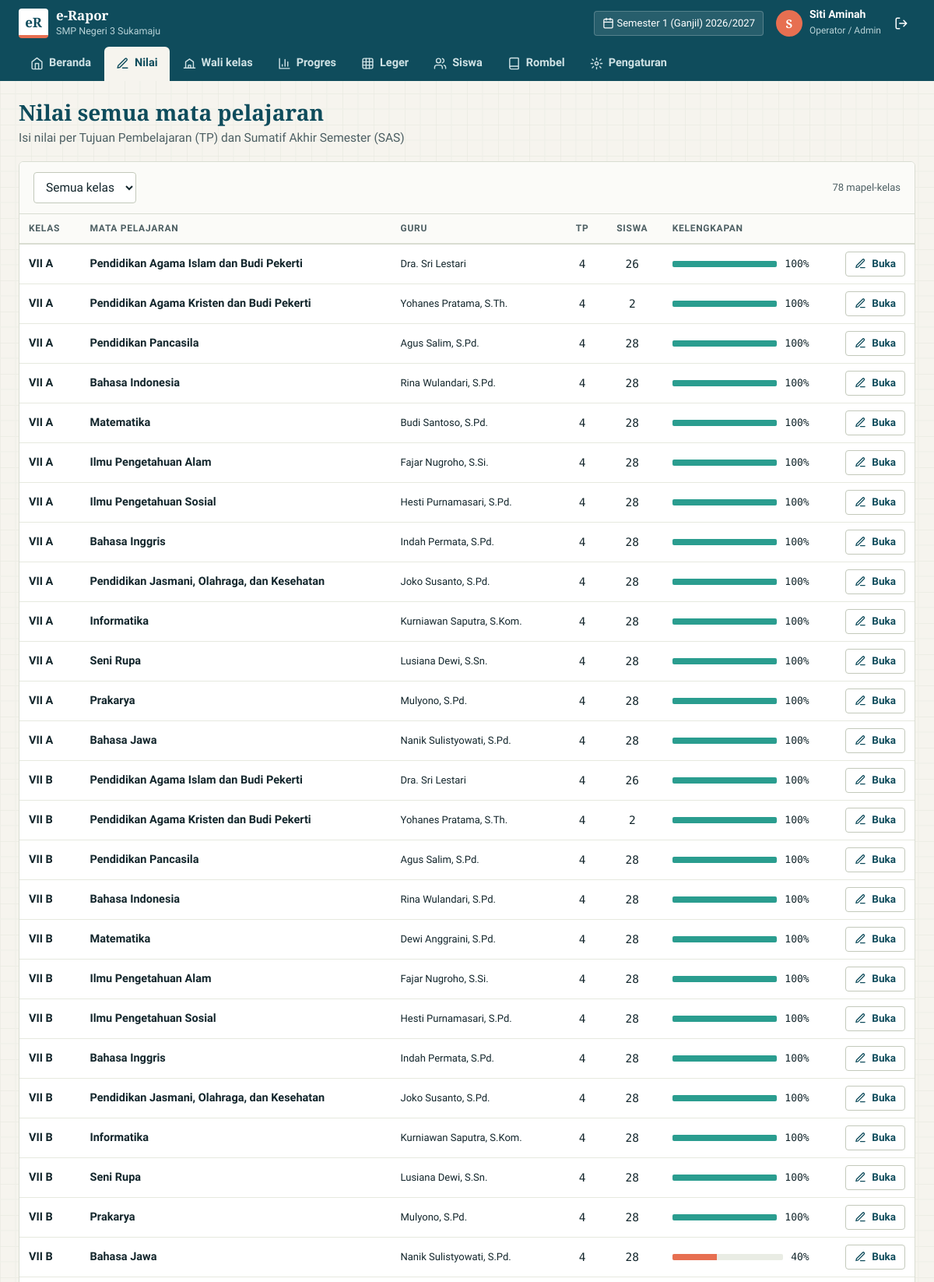
Page /index.php?page=nilai (signed in, upper part) on the committed database.
### tables this page shows
CREATE TABLE `pengaturan` (
  `id` TINYINT PRIMARY KEY,
  `nama_sekolah` VARCHAR(120) NOT NULL,
  `npsn` VARCHAR(12) NOT NULL DEFAULT '',
  `jenjang` ENUM('SD','SMP','SMA','SMK') NOT NULL DEFAULT 'SMP',
  `alamat` VARCHAR(200) NOT NULL DEFAULT '',
  `kelurahan` VARCHAR(60) NOT NULL DEFAULT '',
  `kecamatan` VARCHAR(60) NOT NULL DEFAULT '',
  `kabupaten` VARCHAR(60) NOT NULL DEFAULT '',
  `provinsi` VARCHAR(60) NOT NULL DEFAULT '',
  `kode_pos` VARCHAR(10) NOT NULL DEFAULT '',
  `telepon` VARCHAR(30) NOT NULL DEFAULT '',
  `email` VARCHAR(100) NOT NULL DEFAULT '',
  `website` VARCHAR(100) NOT NULL DEFAULT '',
  `kepala_sekolah` VARCHAR(100) NOT NULL DEFAULT '',
  `nip_kepsek` VARCHAR(25) NOT NULL DEFAULT '',
  `tempat_rapor` VARCHAR(60) NOT NULL DEFAULT '',
  `kktp` TINYINT NOT NULL DEFAULT 75,
  `bobot_tp` TINYINT NOT NULL DEFAULT 50,
  `periode_id` INT NOT NULL,
  `kunci_nilai` TINYINT(1) NOT NULL DEFAULT 0,
  `rapor_terbit` TINYINT(1) NOT NULL DEFAULT 0
);

CREATE TABLE `periode` (
  `id` INT AUTO_INCREMENT PRIMARY KEY,
  `tahun_ajaran` VARCHAR(9) NOT NULL,
  `semester` TINYINT NOT NULL,
  `tgl_rapor` DATE NOT NULL,
  UNIQUE KEY `uq_periode` (`tahun_ajaran`, `semester`)
);

CREATE TABLE `pengguna` (
  `id` INT AUTO_INCREMENT PRIMARY KEY,
  `nama` VARCHAR(100) NOT NULL,
  `nip` VARCHAR(25) NOT NULL DEFAULT '',
  `username` VARCHAR(40) NOT NULL UNIQUE,
  `password` VARCHAR(255) NOT NULL,
  `role` ENUM('admin','guru','kepsek') NOT NULL DEFAULT 'guru',
  `aktif` TINYINT(1) NOT NULL DEFAULT 1,
  `created_at` DATETIME NOT NULL
);

CREATE TABLE `pembelajaran` (
  `id` INT AUTO_INCREMENT PRIMARY KEY,
  `rombel_id` INT NOT NULL,
  `mapel_id` INT NOT NULL,
  `guru_id` INT DEFAULT NULL,
  `kktp` TINYINT DEFAULT NULL,
  UNIQUE KEY `uq_pembelajaran` (`rombel_id`, `mapel_id`),
  FOREIGN KEY (`rombel_id`) REFERENCES `rombel`(`id`) ON DELETE CASCADE,
  FOREIGN KEY (`mapel_id`) REFERENCES `mapel`(`id`) ON DELETE CASCADE,
  FOREIGN KEY (`guru_id`) REFERENCES `pengguna`(`id`) ON DELETE SET NULL
);

CREATE TABLE `rombel` (
  `id` INT AUTO_INCREMENT PRIMARY KEY,
  `periode_id` INT NOT NULL,
  `nama` VARCHAR(20) NOT NULL,
  `tingkat` TINYINT NOT NULL,
  `fase` CHAR(1) NOT NULL DEFAULT 'D',
  `wali_id` INT DEFAULT NULL,
  UNIQUE KEY `uq_rombel` (`periode_id`, `nama`),
  FOREIGN KEY (`periode_id`) REFERENCES `periode`(`id`) ON DELETE CASCADE,
  FOREIGN KEY (`wali_id`) REFERENCES `pengguna`(`id`) ON DELETE SET NULL
);

CREATE TABLE `mapel` (
  `id` INT AUTO_INCREMENT PRIMARY KEY,
  `kode` VARCHAR(12) NOT NULL UNIQUE,
  `nama` VARCHAR(100) NOT NULL,
  `kelompok` ENUM('umum','mulok') NOT NULL DEFAULT 'umum',
  `agama` VARCHAR(10) DEFAULT NULL,
  `urutan` TINYINT NOT NULL DEFAULT 0
);

### index.php (called while the page is built, shortened)
<?php
require __DIR__ . '/includes/bootstrap.php';
$publik = ['login', 'cek'];
$routes = [
    'login'          => 'pages/login.php',
    'logout'         => 'pages/logout.php',
    'cek'            => 'pages/cek.php',
    'dashboard'      => 'pages/dashboard.php',
    'nilai'          => 'pages/nilai/index.php',
    'nilai.input'    => 'pages/nilai/input.php',
    'nilai.aksi'     => 'pages/nilai/aksi.php',
    'nilai.csv'      => 'pages/nilai/csv.php',
    'wali'           => 'pages/wali/index.php',
    'wali.aksi'      => 'pages/wali/aksi.php',
    'leger'          => 'pages/leger.php',
    'rapor'          => 'pages/rapor.php',
    'progres'        => 'pages/progres.php',
    'siswa'          => 'pages/siswa/index.php',
    'siswa.form'     => 'pages/siswa/form.php',
    'siswa.aksi'     => 'pages/siswa/aksi.php',
    'siswa.impor'    => 'pages/siswa/impor.php',
    'rombel'         => 'pages/rombel/index.php',
    'rombel.detail'  => 'pages/rombel/detail.php',
    'rombel.aksi'    => 'pages/rombel/aksi.php',
    'guru'           => 'pages/guru.php',
    'mapel'          => 'pages/mapel.php',
    'ekskul'         => 'pages/ekskul.php',
    'periode'        => 'pages/periode.php',
    'pengaturan'     => 'pages/pengaturan.php',
    'profil'         => 'pages/profil.php',
];
$page = $_GET['page'] ?? (user() ? 'dashboard' : 'login');
if (!in_array($page, $publik, true)) require_login();
require __DIR__ . '/' . $routes[$page];

### pages/nilai/index.php (the view, shortened to what this page needs)
<?php
$per = periode_aktif();
$fr = (int) ($_GET['rombel'] ?? 0);
$data = progres_pembelajaran(is_admin() ? null : user()['id'], $fr ?: null);
$kelasBar = fn($p) => $p >= 100 ? '' : ($p >= 60 ? 'sedang' : 'kurang');
$title = is_admin() ? 'Nilai semua mata pelajaran' : 'Nilai saya';
$sub = 'Isi nilai per Tujuan Pembelajaran (TP) dan Sumatif Akhir Semester (SAS)';
require __DIR__ . '/../../includes/header.php';
?>
<div class="kartu rata">
  <?php if (is_admin()): ?>
  <form class="kartu-kepala filter" data-auto>
    <select class="input" name="rombel"><option value="">Semua kelas</option></select>
    <span class="kecil muted"><?= count($data) ?> mapel-kelas</span>
  </form>
  <?php endif; ?>
  <div class="tabel-wrap"><table class="tabel">
    <thead><tr><th>Kelas</th><th>Mata pelajaran</th><?php if (is_admin()): ?><th>Guru</th><?php endif; ?><th class="tengah">TP</th><th class="tengah">Siswa</th><th style="width:200px">Kelengkapan</th><th></th></tr></thead>
    <tbody>
    <?php foreach ($data as $r): $p = persen_progres($r); ?>
      <tr>
        <td class="tebal"><?= e($r['rombel']) ?></td>
        <td><a class="nama" href="<?= url('nilai.input', ['id' => $r['id']]) ?>"><?= e($r['mapel']) ?></a></td>
        <?php if (is_admin()): ?><td class="kecil"><?= e($r['guru'] ?: '-') ?></td><?php endif; ?>
        <td class="tengah mono"><?= (int) $r['jml_tp'] ?></td>
        <td class="tengah mono"><?= (int) $r['jml_siswa'] ?></td>
        <td><div class="baris" style="flex-wrap:nowrap"><div class="bar grow <?= $kelasBar($p) ?>"><i style="width:<?= $p ?>%"></i></div><span class="mono kecil"><?= $p ?>%</span></div></td>
        <td class="kanan"><a class="btn putih kecil" href="<?= url('nilai.input', ['id' => $r['id']]) ?>"><?= icon('pena', 15) ?> Buka</a></td>
      </tr>
    <?php endforeach; ?>
    </tbody>
  </table>
  <?php if (!$data): ?><div class="kosong">Belum ada pembelajaran. <?= is_admin() ? 'Atur pembagian guru di menu Rombel.' : 'Hubungi operator sekolah.' ?></div><?php endif; ?></div>
</div>
<?php require __DIR__ . '/../../includes/footer.php'; ?>

### includes/header.php (shortened to what this page needs)
<?php
$_s = setting();
$_p = periode_aktif();
$_menu = [['dashboard', 'Beranda', 'home']];
if (role() === 'guru' || is_admin()) $_menu[] = ['nilai', is_admin() ? 'Nilai' : 'Nilai saya', 'pena'];
if (rombel_wali() || lihat_semua()) $_menu[] = ['wali', lihat_semua() ? 'Wali kelas' : 'Kelas saya', 'kelas'];
if (lihat_semua()) { $_menu[] = ['progres', 'Progres', 'grafik']; $_menu[] = ['leger', 'Leger', 'grid']; }
if (is_admin()) {
    $_menu[] = ['siswa', 'Siswa', 'users'];
    $_menu[] = ['rombel', 'Rombel', 'buku'];
    $_menu[] = ['pengaturan', 'Pengaturan', 'setel'];
}
$_cur = explode('.', $_GET['page'] ?? 'dashboard')[0];
?>
<!DOCTYPE html>
<html lang="id">
<head>
<link rel="stylesheet" href="assets/css/style.css">
</head>
<body>
<header class="atas no-print">
  <div class="atas-baris">
    <a class="merek" href="<?= url('dashboard') ?>">
      <span class="logo">eR</span>
      <span><b>e-Rapor</b><small><?= e($_s['nama_sekolah']) ?></small></span>
    </a>
    <div class="periode-chip" title="Periode aktif"><?= icon('kalender', 15) ?> <?= e(label_periode($_p)) ?><?php if ($_s['kunci_nilai']): ?> · <span class="kunci"><?= icon('kunci', 13) ?> nilai dikunci</span><?php endif; ?></div>
    <div class="akun">
      <a href="<?= url('profil') ?>" class="akun-nama"><span class="av"><?= e(mb_strtoupper(mb_substr(user()['nama'], 0, 1))) ?></span><span><b><?= e(explode(',', user()['nama'])[0]) ?></b><small><?= e(LABEL_ROLE[role()] ?? role()) ?><?= rombel_wali() ? ' · Wali ' . e(implode(', ', array_column(rombel_wali(), 'nama'))) : '' ?></small></span></a>
      <a class="ibtn" href="<?= url('logout') ?>" title="Keluar" aria-label="Keluar"><?= icon('keluar') ?></a>
    </div>
  </div>
  <nav class="tab-atas" aria-label="Menu utama">
    <?php foreach ($_menu as [$_k, $_l, $_i]): ?>
      <a href="<?= url($_k) ?>" class="<?= $_cur === $_k ? 'aktif' : '' ?>"><?= icon($_i, 17) ?> <?= e($_l) ?></a>
    <?php endforeach; ?>
  </nav>
</header>
<main class="isi">
  <div class="judul-hal">
    <div>
      <h1><?= e($title ?? 'Beranda') ?></h1>
      <?php if (!empty($sub)): ?><p><?= $sub ?></p><?php endif; ?>
    </div>
  </div>

### includes/bootstrap.php (shortened to what this page needs)
<?php
function db(): PDO
{
    static $pdo = null;
    if ($pdo === null) {
        $c = require __DIR__ . '/../config/database.php';
        $dsn = "mysql:host={$c['host']};port={$c['port']};dbname={$c['database']};charset=utf8mb4";
        try {
            $pdo = new PDO($dsn, $c['username'], $c['password'], [
                PDO::ATTR_ERRMODE => PDO::ERRMODE_EXCEPTION,
                PDO::ATTR_DEFAULT_FETCH_MODE => PDO::FETCH_ASSOC,
            ]);
        } catch (PDOException $e) {
            die('<h3>Koneksi database gagal.</h3><p>Cek <b>config/database.php</b> dan pastikan database <b>'
                . htmlspecialchars($c['database']) . '</b> sudah di-import dari folder <b>database/</b>.</p>');
        }
    }
    return $pdo;
}
function q(string $sql, array $params = []): PDOStatement
{
    $st = db()->prepare($sql);
    $st->execute($params);
    return $st;
}
function e($v): string
{
    return htmlspecialchars((string) $v, ENT_QUOTES, 'UTF-8');
}
function url(string $page = 'dashboard', array $params = []): string
{
    return 'index.php?' . http_build_query(['page' => $page] + $params);
}
function user(): ?array
{
    return $_SESSION['user'] ?? null;
}
function require_login(): void
{
    $u = q('SELECT id, nama, username, role, aktif FROM pengguna WHERE id = ?', [user()['id']])->fetch();
}
function role(): string
{
    return user()['role'] ?? '';
}
function is_admin(): bool
{
    return role() === 'admin';
}
function setting(): array
{
    static $s = null;
    return $s ??= q('SELECT * FROM pengaturan WHERE id = 1')->fetch() ?: [];
}
function periode_aktif(): array
{
    static $p = null;
    return $p ??= q('SELECT * FROM periode WHERE id = ?', [setting()['periode_id']])->fetch() ?: ['id' => 0, 'tahun_ajaran' => '-', 'semester' => 1, 'tgl_rapor' => date('Y-m-d')];
}
function label_periode(array $p): string
{
    return 'Semester ' . ($p['semester'] == 1 ? '1 (Ganjil)' : '2 (Genap)') . ' ' . $p['tahun_ajaran'];
}
function progres_pembelajaran(?int $guruId = null, ?int $rombelId = null): array
{
    $w = ['r.periode_id = ?'];
    $p = [periode_aktif()['id']];
    return q("SELECT pb.id, pb.rombel_id, r.nama rombel, r.tingkat, m.nama mapel, m.kode, u.nama guru,
                (SELECT COUNT(*) FROM tp WHERE tp.pembelajaran_id = pb.id) jml_tp,
                (SELECT COUNT(*) FROM anggota_rombel a JOIN siswa s ON s.id = a.siswa_id WHERE a.rombel_id = pb.rombel_id AND (m.agama IS NULL OR s.agama = m.agama)) jml_siswa,
                (SELECT COUNT(*) FROM nilai_sas ns JOIN anggota_rombel a ON a.siswa_id = ns.siswa_id AND a.rombel_id = pb.rombel_id
                  WHERE ns.pembelajaran_id = pb.id AND ns.nilai IS NOT NULL) jml_sas,
                (SELECT COUNT(*) FROM nilai_tp nt JOIN tp ON tp.id = nt.tp_id JOIN anggota_rombel a ON a.siswa_id = nt.siswa_id AND a.rombel_id = pb.rombel_id
                  WHERE tp.pembelajaran_id = pb.id) jml_ntp
              FROM pembelajaran pb JOIN rombel r ON r.id = pb.rombel_id JOIN mapel m ON m.id = pb.mapel_id LEFT JOIN pengguna u ON u.id = pb.guru_id
              WHERE " . implode(' AND ', $w) . " ORDER BY r.tingkat, r.nama, m.urutan", $p)->fetchAll();
}
function persen_progres(array $r): int
{
    $butuh = (int) $r['jml_siswa'] * ((int) $r['jml_tp'] + 1);
    return (int) min(100, round(((int) $r['jml_ntp'] + (int) $r['jml_sas']) / $butuh * 100));
}
function icon(string $name, int $size = 18): string
{
    return '<svg class="ic" width="' . $size . '" height="' . $size . '" viewBox="0 0 24 24" fill="none" stroke="currentColor" stroke-width="2" stroke-linecap="round" stroke-linejoin="round" aria-hidden="true">' . ($p[$name] ?? $p['info']) . '</svg>';
}

### rows in the picture
pengaturan: nama_sekolah "SMP Negeri 3 Sukamaju"
periode: label_periode($_p) "Semester 1 (Ganjil) 2026/2027"
pengguna: nama "S", nama "Siti Aminah", role "Operator / Admin", role "Nilai semua mata pelajaran"
pembelajaran: rombel.nama "VII A", mapel.nama "Pendidikan Agama Islam dan Budi Pekerti", guru.nama "Dra. Sri Lestari", jml_tp "4", jml_siswa "26", p "100", $size 15 (drawn)
pembelajaran: rombel.nama "VII A", mapel.nama "Pendidikan Agama Kristen dan Budi Pekerti", guru.nama "Yohanes Pratama, S.Th.", jml_tp "4", jml_siswa "2", p "100", $size 15 (drawn)
pembelajaran: rombel.nama "VII A", mapel.nama "Pendidikan Pancasila", guru.nama "Agus Salim, S.Pd.", jml_tp "4", jml_siswa "28", p "100", $size 15 (drawn)
pembelajaran: rombel.nama "VII A", mapel.nama "Bahasa Indonesia", guru.nama "Rina Wulandari, S.Pd.", jml_tp "4", jml_siswa "28", p "100", $size 15 (drawn)
pembelajaran: rombel.nama "VII A", mapel.nama "Matematika", guru.nama "Budi Santoso, S.Pd.", jml_tp "4", jml_siswa "28", p "100", $size 15 (drawn)
pembelajaran: rombel.nama "VII A", mapel.nama "Ilmu Pengetahuan Alam", guru.nama "Fajar Nugroho, S.Si.", jml_tp "4", jml_siswa "28", p "100", $size 15 (drawn)
pembelajaran: rombel.nama "VII A", mapel.nama "Ilmu Pengetahuan Sosial", guru.nama "Hesti Purnamasari, S.Pd.", jml_tp "4", jml_siswa "28", p "100", $size 15 (drawn)
pembelajaran: rombel.nama "VII A", mapel.nama "Bahasa Inggris", guru.nama "Indah Permata, S.Pd.", jml_tp "4", jml_siswa "28", p "100", $size 15 (drawn)
pembelajaran: rombel.nama "VII A", mapel.nama "Pendidikan Jasmani, Olahraga, dan Kesehatan", guru.nama "Joko Susanto, S.Pd.", jml_tp "4", jml_siswa "28", p "100", $size 15 (drawn)
pembelajaran: rombel.nama "VII A", mapel.nama "Informatika", guru.nama "Kurniawan Saputra, S.Kom.", jml_tp "4", jml_siswa "28", p "100", $size 15 (drawn)
pembelajaran: rombel.nama "VII A", mapel.nama "Seni Rupa", guru.nama "Lusiana Dewi, S.Sn.", jml_tp "4", jml_siswa "28", p "100", $size 15 (drawn)
pembelajaran: rombel.nama "VII A", mapel.nama "Prakarya", guru.nama "Mulyono, S.Pd.", jml_tp "4", jml_siswa "28", p "100", $size 15 (drawn)
pembelajaran: rombel.nama "VII A", mapel.nama "Bahasa Jawa", guru.nama "Nanik Sulistyowati, S.Pd.", jml_tp "4", jml_siswa "28", p "100", $size 15 (drawn)
pembelajaran: rombel.nama "VII B", mapel.nama "Pendidikan Agama Islam dan Budi Pekerti", guru.nama "Dra. Sri Lestari", jml_tp "4", jml_siswa "26", p "100", $size 15 (drawn)
pembelajaran: rombel.nama "VII B", mapel.nama "Pendidikan Agama Kristen dan Budi Pekerti", guru.nama "Yohanes Pratama, S.Th.", jml_tp "4", jml_siswa "2", p "100", $size 15 (drawn)
pembelajaran: rombel.nama "VII B", mapel.nama "Pendidikan Pancasila", guru.nama "Agus Salim, S.Pd.", jml_tp "4", jml_siswa "28", p "100", $size 15 (drawn)
pembelajaran: rombel.nama "VII B", mapel.nama "Bahasa Indonesia", guru.nama "Rina Wulandari, S.Pd.", jml_tp "4", jml_siswa "28", p "100", $size 15 (drawn)
pembelajaran: rombel.nama "VII B", mapel.nama "Matematika", guru.nama "Dewi Anggraini, S.Pd.", jml_tp "4", jml_siswa "28", p "100", $size 15 (drawn)
pembelajaran: rombel.nama "VII B", mapel.nama "Ilmu Pengetahuan Alam", guru.nama "Fajar Nugroho, S.Si.", jml_tp "4", jml_siswa "28", p "100", $size 15 (drawn)
pembelajaran: rombel.nama "VII B", mapel.nama "Ilmu Pengetahuan Sosial", guru.nama "Hesti Purnamasari, S.Pd.", jml_tp "4", jml_siswa "28", p "100", $size 15 (drawn)
pembelajaran: rombel.nama "VII B", mapel.nama "Bahasa Inggris", guru.nama "Indah Permata, S.Pd.", jml_tp "4", jml_siswa "28", p "100", $size 15 (drawn)
pembelajaran: rombel.nama "VII B", mapel.nama "Pendidikan Jasmani, Olahraga, dan Kesehatan", guru.nama "Joko Susanto, S.Pd.", jml_tp "4", jml_siswa "28", p "100", $size 15 (drawn)
pembelajaran: rombel.nama "VII B", mapel.nama "Informatika", guru.nama "Kurniawan Saputra, S.Kom.", jml_tp "4", jml_siswa "28", p "100", $size 15 (drawn)
pembelajaran: rombel.nama "VII B", mapel.nama "Seni Rupa", guru.nama "Lusiana Dewi, S.Sn.", jml_tp "4", jml_siswa "28", p "100", $size 15 (drawn)
pembelajaran: rombel.nama "VII B", mapel.nama "Prakarya", guru.nama "Mulyono, S.Pd.", jml_tp "4", jml_siswa "28", p "100", $size 15 (drawn)
pembelajaran: rombel.nama "VII B", mapel.nama "Bahasa Jawa", guru.nama "Nanik Sulistyowati, S.Pd.", jml_tp "4", jml_siswa "28", p "40", $size 15 (drawn)

### other values in the picture
$_l "Beranda"
$_l "Nilai"
$_l "Wali kelas"
$_l "Progres"
$_l "Leger"
$_l "Siswa"
$_l "Rombel"
$_l "Pengaturan"
$sub "Isi nilai per Tujuan Pembelajaran (TP) dan Sumatif Akhir Semester (SAS)"
count($data) "78"
